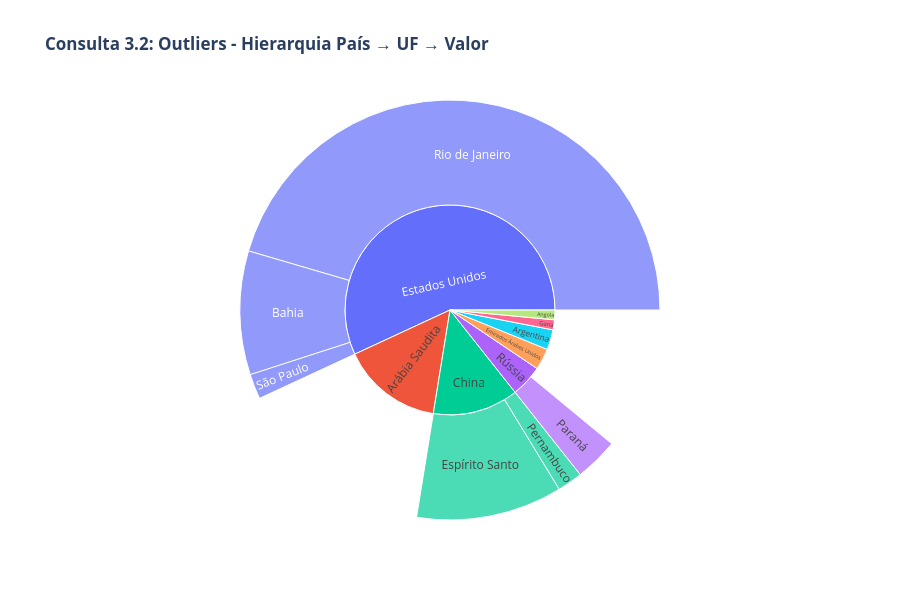
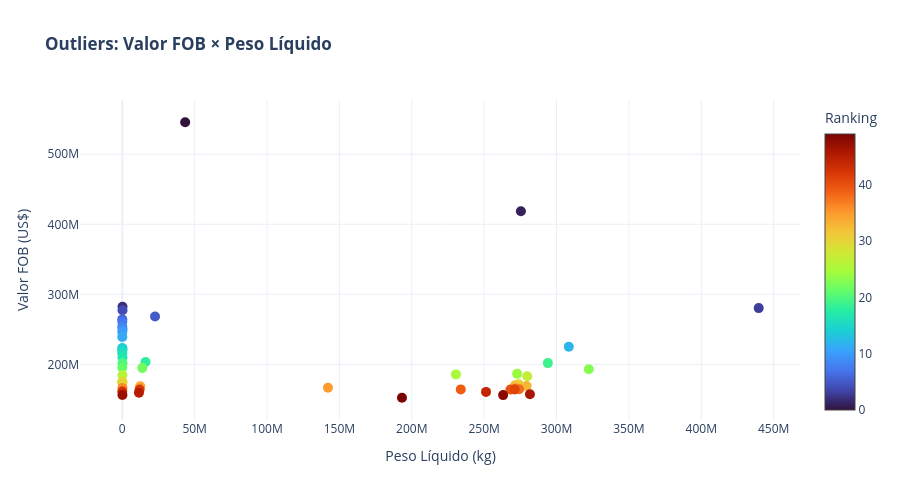

Write notebook code for charts like these, in order.
### Markdown cell above
### 6.3.2 Consulta 7

### Code cell
query_3_2 = """
SELECT 
    i.VL_FOB,
    i.KG_LIQUIDO,
    i.QT_ESTATISTICA,
    p.NOME_PAIS,
    n.NOME_NCM,
    uf.NOME_UF
FROM Importacoes i
JOIN Pais p ON i.COD_PAIS = p.COD_PAIS
JOIN NCM n ON i.COD_NCM = n.COD_NCM
JOIN UF uf ON i.COD_UF = uf.COD_UF
ORDER BY i.VL_FOB DESC
LIMIT 100;
"""
try:
    df_3_2 = db.execute_query(query_3_2, return_df=True)
    if not df_3_2.empty:
        # Sunburst chart para mostrar hierarquia País > UF > Produto
        # Preparar dados para sunburst
        df_sample = df_3_2.head(50)  # Top 50 para evitar sobrecarga visual
        
        # Criar hierarquia: País -> UF -> Produto (truncado)
        labels = []
        parents = []
        values = []
        
        # Nível 1: Países
        paises_unicos = df_sample['NOME_PAIS'].unique()
        for pais in paises_unicos:
            labels.append(pais)
            parents.append("")
            values.append(df_sample[df_sample['NOME_PAIS'] == pais]['VL_FOB'].sum())
        
        # Nível 2: UF por país
        for pais in paises_unicos:
            ufs_pais = df_sample[df_sample['NOME_PAIS'] == pais]['NOME_UF'].unique()
            for uf in ufs_pais:
                labels.append(f"{uf}")
                parents.append(pais)
                values.append(df_sample[(df_sample['NOME_PAIS'] == pais) & 
                                       (df_sample['NOME_UF'] == uf)]['VL_FOB'].sum())
        
        fig = go.Figure(go.Sunburst(
            labels=labels,
            parents=parents,
            values=values,
            branchvalues="total",
            hovertemplate='<b>%{label}</b><br>Valor: %{value:,.0f}<br><extra></extra>',
            maxdepth=3
        ))
        
        fig.update_layout(
            title="<b>Consulta 3.2: Outliers - Hierarquia País → UF → Valor</b>",
            height=600,
            template="plotly_white"
        )
        fig.show()
        
        # Gráfico adicional: Scatter dos outliers
        fig2 = go.Figure()
        fig2.add_trace(go.Scatter(
            x=df_sample['KG_LIQUIDO'],
            y=df_sample['VL_FOB'],
            mode='markers',
            marker=dict(
                size=10,
                color=list(range(len(df_sample))),
                colorscale='Turbo',
                showscale=True,
                colorbar=dict(title="Ranking")
            ),
            text=df_sample['NOME_PAIS'],
            hovertemplate='<b>País:</b> %{text}<br>' +
                         '<b>Valor FOB:</b> %{y:,.0f} USD<br>' +
                         '<b>Peso:</b> %{x:,.0f} kg<br>' +
                         '<b>UF:</b> %{customdata}<br>' +
                         '<extra></extra>',
            customdata=df_sample['NOME_UF']
        ))
        
        fig2.update_layout(
            title="<b>Outliers: Valor FOB × Peso Líquido</b>",
            xaxis_title="Peso Líquido (kg)",
            yaxis_title="Valor FOB (US$)",
            height=500,
            template="plotly_white"
        )
        fig2.show()
        display(df_3_2)
        print(f"Resultado: Top {len(df_3_2)} outliers analisados")
    else:
        print("Sem dados para visualizar")
except Exception as e:
    print(f"Erro: {e}")

### Figure 1 — Plotly figure (JSON) as saved in the notebook; plotly's stock layout.template omitted (floating-point values rounded to 4 significant figures)
{"data": [{"branchvalues": "total", "hovertemplate": "<b>%{label}</b><br>Valor: %{value:,.0f}<br><extra></extra>", "labels": ["China", "Estados Unidos", "Arábia Saudita", "Emirados Árabes Unidos", "Rússia", "Argentina", "Gana", "Angola", "Espírito Santo", "Pernambuco", "Bahia", "Rio de Janeiro", "São Paulo", "Rio de Janeiro", "Espírito Santo", "São Paulo", "Paraná", "São Paulo", "Espírito Santo", "Bahia", "Bahia"], "maxdepth": 3, "parents": ["", "", "", "", "", "", "", "", "China", "China", "Estados Unidos", "Estados Unidos", "Estados Unidos", "Arábia Saudita", "Emirados Árabes Unidos", "Emirados Árabes Unidos", "Rússia", "Rússia", "Argentina", "Gana", "Angola"], "type": "sunburst", "values": [1380840993, 5953226046, 1625849846, 345473262, 514871546, 323526563, 160716071, 156132638, 1177526793, 203314200, 996067656, 4755364329, 201794061, 1625849846, 193142074, 152331188, 350609618, 164261928, 323526563, 160716071, 156132638]}], "layout": {"height": 600, "title": {"text": "<b>Consulta 3.2: Outliers - Hierarquia País → UF → Valor</b>"}}}

### Figure 2 — Plotly figure (JSON) as saved in the notebook; plotly's stock layout.template omitted (floating-point values rounded to 4 significant figures)
{"data": [{"customdata": ["Espírito Santo", "Bahia", "Rio de Janeiro", "Rio de Janeiro", "Rio de Janeiro", "Espírito Santo", "Rio de Janeiro", "Rio de Janeiro", "Rio de Janeiro", "Rio de Janeiro", "Rio de Janeiro", "Rio de Janeiro", "Bahia", "Rio de Janeiro", "Rio de Janeiro", "Rio de Janeiro", "Rio de Janeiro", "Rio de Janeiro", "Pernambuco", "São Paulo", "Rio de Janeiro", "Rio de Janeiro", "Espírito Santo", "Espírito Santo", "Paraná", "Bahia", "Rio de Janeiro", "Rio de Janeiro", "Rio de Janeiro", "Rio de Janeiro", "Rio de Janeiro", "Rio de Janeiro", "Rio de Janeiro", "Rio de Janeiro", "Espírito Santo", "Bahia", "Rio de Janeiro", "Rio de Janeiro", "Rio de Janeiro", "São Paulo", "Paraná", "Rio de Janeiro", "Espírito Santo", "Rio de Janeiro", "Bahia", "Espírito Santo", "Rio de Janeiro", "Rio de Janeiro", "Bahia", "São Paulo"], "hovertemplate": "<b>País:</b> %{text}<br><b>Valor FOB:</b> %{y:,.0f} USD<br><b>Peso:</b> %{x:,.0f} kg<br><b>UF:</b> %{customdata}<br><extra></extra>", "marker": {"color": [0, 1, 2, 3, 4, 5, 6, 7, 8, 9, 10, 11, 12, 13, 14, 15, 16, 17, 18, 19, 20, 21, 22, 23, 24, 25, 26, 27, 28, 29, 30, 31, 32, 33, 34, 35, 36, 37, 38, 39, 40, 41, 42, 43, 44, 45, 46, 47, 48, 49], "colorbar": {"title": {"text": "Ranking"}}, "colorscale": [[0, "#30123b"], [0.07143, "#4145ab"], [0.1429, "#4675ed"], [0.2143, "#39a2fc"], [0.2857, "#1bcfd4"], [0.3571, "#24eca6"], [0.4286, "#61fc6c"], [0.5, "#a4fc3b"], [0.5714, "#d1e834"], [0.6429, "#f3c63a"], [0.7143, "#fe9b2d"], [0.7857, "#f36315"], [0.8571, "#d93806"], [0.9286, "#b11901"], [1, "#7a0402"]], "showscale": true, "size": 10}, "mode": "markers", "text": ["China", "Estados Unidos", "Estados Unidos", "Arábia Saudita", "Estados Unidos", "China", "Estados Unidos", "Estados Unidos", "Estados Unidos", "Estados Unidos", "Estados Unidos", "Estados Unidos", "Estados Unidos", "Estados Unidos", "Estados Unidos", "Estados Unidos", "Estados Unidos", "Estados Unidos", "China", "Estados Unidos", "Estados Unidos", "Estados Unidos", "China", "Emirados Árabes Unidos", "Rússia", "Estados Unidos", "Estados Unidos", "Arábia Saudita", "Estados Unidos", "Estados Unidos", "Estados Unidos", "Arábia Saudita", "Arábia Saudita", "Arábia Saudita", "China", "Estados Unidos", "Estados Unidos", "Arábia Saudita", "Arábia Saudita", "Rússia", "Rússia", "Arábia Saudita", "Argentina", "Estados Unidos", "Gana", "Argentina", "Arábia Saudita", "Estados Unidos", "Angola", "Emirados Árabes Unidos"], "type": "scatter", "x": [43444272, 275387066, 150714, 439677267, 158539, 22623474, 10337, 11787, 10134, 154582, 11309, 10009, 308490087, 9939, 129779, 8687, 8003, 120622, 16059800, 294009930, 155102, 9304, 13820194, 322317801, 272786880, 230517109, 118451, 279784114, 9000, 7446, 113030, 273868822, 271282304, 279341246, 12385866, 142098939, 114582, 271406425, 274115040, 233851772, 268132131, 271107230, 11953493, 7469, 251298268, 11513779, 281638466, 102795, 263112575, 193228515], "y": [545738786, 418544007, 282214052, 280357244, 277230470, 268385540, 264539557, 260704510, 253827275, 249968167, 246303065, 239035357, 225235932, 223453535, 222137725, 219622957, 215960029, 209822828, 203314200, 201794061, 201603633, 195645735, 194718314, 193142074, 186434261, 185692155, 184850417, 183029961, 175387432, 174933284, 174319129, 171645201, 170167839, 169150901, 168684153, 166595562, 166390614, 165564641, 164491507, 164261928, 164175357, 164033814, 163978278, 161206229, 160716071, 159548285, 157408738, 156208329, 156132638, 152331188]}], "layout": {"height": 500, "title": {"text": "<b>Outliers: Valor FOB × Peso Líquido</b>"}, "xaxis": {"title": {"text": "Peso Líquido (kg)"}}, "yaxis": {"title": {"text": "Valor FOB (US$)"}}}}
